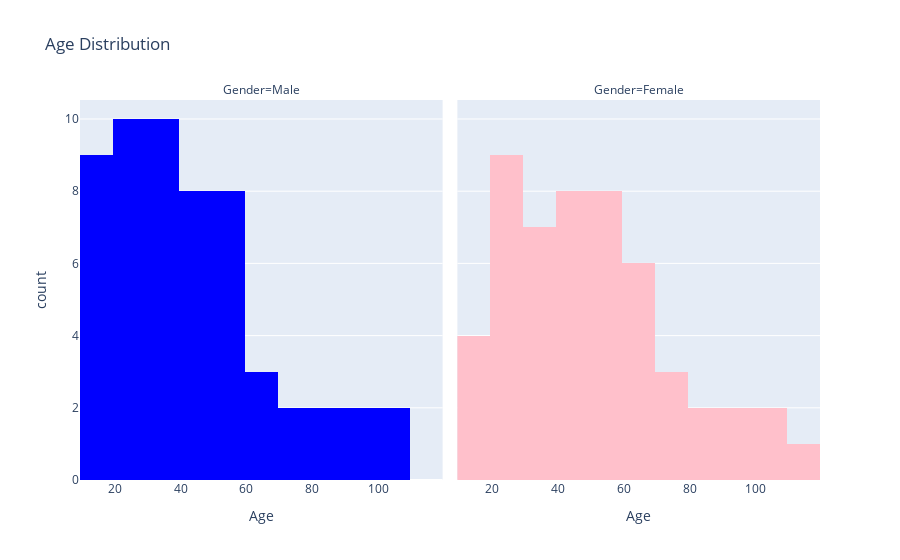
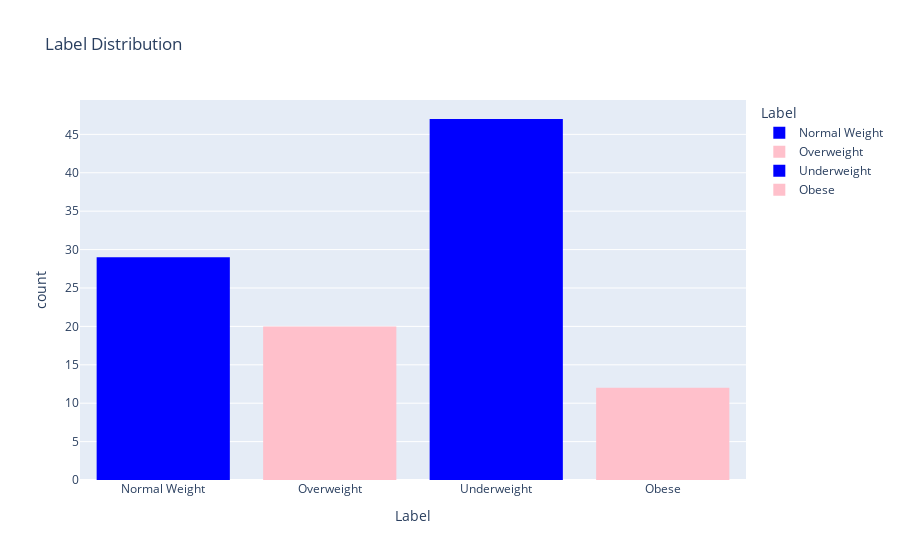

These figures' notebook cell, in order:
### Markdown cell above
Cinsiyet dağılımı bakıldığında eşit gözükmektedir.
Kadınların yarısından fazlası zayıftır ve Kadınlar grubunda Obez bulunmamaktadır.

### Code cell
df = pd.DataFrame(df)

# Age için histogram çizimi
fig_age = px.histogram(data_frame=df, x='Age', color='Gender', facet_col='Gender',
                       title='Age Distribution', color_discrete_sequence=['blue', 'pink'])
fig_age.update_layout(showlegend=False)  # Legend'i gizle

# Label için histogram çizimi
fig_label = px.histogram(data_frame=df, x='Label', color='Label', title='Label Distribution',
                         color_discrete_sequence=['blue', 'pink'])

fig_age.show()
fig_label.show()

### Figure 1 — Plotly figure (JSON) as saved in the notebook; plotly's stock layout.template omitted (floating-point values rounded to 4 significant figures)
{"data": [{"alignmentgroup": "True", "bingroup": "x", "hovertemplate": "Gender=Male<br>Age=%{x}<br>count=%{y}<extra></extra>", "legendgroup": "Male", "marker": {"color": "blue", "pattern": {"shape": ""}}, "name": "Male", "offsetgroup": "Male", "orientation": "v", "showlegend": true, "type": "histogram", "x": [25, 35, 45, 55, 65, 18, 28, 38, 48, 58, 68, 78, 88, 98, 108, 19, 29, 39, 49, 59, 17, 27, 37, 47, 57, 67, 77, 87, 97, 107, 16, 26, 36, 46, 56, 15, 25, 35, 45, 55, 14, 24, 34, 13, 23, 33, 43, 53, 12, 22, 32, 42, 52, 11, 21, 31], "xaxis": "x", "yaxis": "y"}, {"alignmentgroup": "True", "bingroup": "x", "hovertemplate": "Gender=Female<br>Age=%{x}<br>count=%{y}<extra></extra>", "legendgroup": "Female", "marker": {"color": "pink", "pattern": {"shape": ""}}, "name": "Female", "offsetgroup": "Female", "orientation": "v", "showlegend": true, "type": "histogram", "x": [30, 40, 50, 60, 70, 23, 33, 43, 53, 63, 73, 83, 93, 103, 24, 44, 54, 64, 22, 32, 42, 52, 62, 72, 82, 92, 102, 112, 21, 31, 41, 51, 61, 20, 30, 40, 50, 60, 19, 29, 18, 28, 38, 48, 58, 17, 27, 37, 47, 57, 16, 26], "xaxis": "x2", "yaxis": "y2"}], "layout": {"annotations": [{"font": {}, "showarrow": false, "text": "Gender=Male", "x": 0.245, "xanchor": "center", "xref": "paper", "y": 1, "yanchor": "bottom", "yref": "paper"}, {"font": {}, "showarrow": false, "text": "Gender=Female", "x": 0.755, "xanchor": "center", "xref": "paper", "y": 1, "yanchor": "bottom", "yref": "paper"}], "barmode": "relative", "legend": {"title": {"text": "Gender"}, "tracegroupgap": 0}, "showlegend": false, "title": {"text": "Age Distribution"}, "xaxis": {"anchor": "y", "domain": [0, 0.49], "title": {"text": "Age"}}, "xaxis2": {"anchor": "y2", "domain": [0.51, 1], "matches": "x", "title": {"text": "Age"}}, "yaxis": {"anchor": "x", "domain": [0, 1], "title": {"text": "count"}}, "yaxis2": {"anchor": "x2", "domain": [0, 1], "matches": "y", "showticklabels": false}}}

### Figure 2 — Plotly figure (JSON) as saved in the notebook; plotly's stock layout.template omitted (floating-point values rounded to 4 significant figures)
{"data": [{"alignmentgroup": "True", "bingroup": "x", "hovertemplate": "Label=%{x}<br>count=%{y}<extra></extra>", "legendgroup": "Normal Weight", "marker": {"color": "blue", "pattern": {"shape": ""}}, "name": "Normal Weight", "offsetgroup": "Normal Weight", "orientation": "v", "showlegend": true, "type": "histogram", "x": ["Normal Weight", "Normal Weight", "Normal Weight", "Normal Weight", "Normal Weight", "Normal Weight", "Normal Weight", "Normal Weight", "Normal Weight", "Normal Weight", "Normal Weight", "Normal Weight", "Normal Weight", "Normal Weight", "Normal Weight", "Normal Weight", "Normal Weight", "Normal Weight", "Normal Weight", "Normal Weight", "Normal Weight", "Normal Weight", "Normal Weight", "Normal Weight", "Normal Weight", "Normal Weight", "Normal Weight", "Normal Weight", "Normal Weight"], "xaxis": "x", "yaxis": "y"}, {"alignmentgroup": "True", "bingroup": "x", "hovertemplate": "Label=%{x}<br>count=%{y}<extra></extra>", "legendgroup": "Overweight", "marker": {"color": "pink", "pattern": {"shape": ""}}, "name": "Overweight", "offsetgroup": "Overweight", "orientation": "v", "showlegend": true, "type": "histogram", "x": ["Overweight", "Overweight", "Overweight", "Overweight", "Overweight", "Overweight", "Overweight", "Overweight", "Overweight", "Overweight", "Overweight", "Overweight", "Overweight", "Overweight", "Overweight", "Overweight", "Overweight", "Overweight", "Overweight", "Overweight"], "xaxis": "x", "yaxis": "y"}, {"alignmentgroup": "True", "bingroup": "x", "hovertemplate": "Label=%{x}<br>count=%{y}<extra></extra>", "legendgroup": "Underweight", "marker": {"color": "blue", "pattern": {"shape": ""}}, "name": "Underweight", "offsetgroup": "Underweight", "orientation": "v", "showlegend": true, "type": "histogram", "x": ["Underweight", "Underweight", "Underweight", "Underweight", "Underweight", "Underweight", "Underweight", "Underweight", "Underweight", "Underweight", "Underweight", "Underweight", "Underweight", "Underweight", "Underweight", "Underweight", "Underweight", "Underweight", "Underweight", "Underweight", "Underweight", "Underweight", "Underweight", "Underweight", "Underweight", "Underweight", "Underweight", "Underweight", "Underweight", "Underweight", "Underweight", "Underweight", "Underweight", "Underweight", "Underweight", "Underweight", "Underweight", "Underweight", "Underweight", "Underweight", "Underweight", "Underweight", "Underweight", "Underweight", "Underweight", "Underweight", "Underweight"], "xaxis": "x", "yaxis": "y"}, {"alignmentgroup": "True", "bingroup": "x", "hovertemplate": "Label=%{x}<br>count=%{y}<extra></extra>", "legendgroup": "Obese", "marker": {"color": "pink", "pattern": {"shape": ""}}, "name": "Obese", "offsetgroup": "Obese", "orientation": "v", "showlegend": true, "type": "histogram", "x": ["Obese", "Obese", "Obese", "Obese", "Obese", "Obese", "Obese", "Obese", "Obese", "Obese", "Obese", "Obese"], "xaxis": "x", "yaxis": "y"}], "layout": {"barmode": "relative", "legend": {"title": {"text": "Label"}, "tracegroupgap": 0}, "title": {"text": "Label Distribution"}, "xaxis": {"anchor": "y", "categoryarray": ["Normal Weight", "Overweight", "Underweight", "Obese"], "categoryorder": "array", "domain": [0, 1], "title": {"text": "Label"}}, "yaxis": {"anchor": "x", "domain": [0, 1], "title": {"text": "count"}}}}
